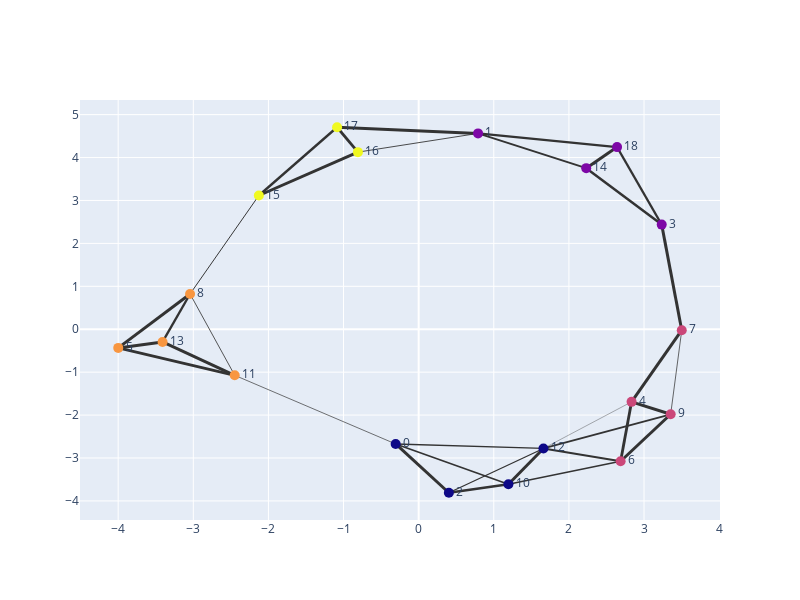

The notebook cell this image was saved under:
### Code cell
edge_traces = []
for e_x in g2.es:
    src = e_x.source
    tgt = e_x.target
    edge_trace_x = go.Scatter(
        x = [coords[src][0], coords[tgt][0]],
        y = [coords[src][1], coords[tgt][1]],
        line=dict(width=e_x["weight"]*3, color="#333"), 
        mode="lines"
    )
    edge_traces.append(edge_trace_x) 

coord_data = np.array(coords)
node_trace = go.Scatter(
    text=[str(x) for x in np.arange(coord_data.shape[0])], 
    customdata=slabels,
    x=coord_data[:,0], y=coord_data[:,1],
    mode="markers+text",
    textposition="middle right",
    hovertemplate='%{customdata}',
    marker=dict(size=10, color=vcs.membership),
    )
fig = go.Figure(data=[*edge_traces, node_trace])
fig.update_layout(showlegend=False, width=800, height=600)
fig.show()

### Figure 1 — Plotly figure (JSON) as saved in the notebook; plotly's stock layout.template omitted (floating-point values rounded to 4 significant figures)
{"data": [{"line": {"color": "#333", "width": 3}, "mode": "lines", "type": "scatter", "x": [-0.3062, 0.402], "y": [-2.673, -3.81]}, {"line": {"color": "#333", "width": 1.674}, "mode": "lines", "type": "scatter", "x": [-0.3062, 1.195], "y": [-2.673, -3.612]}, {"line": {"color": "#333", "width": 0.6855}, "mode": "lines", "type": "scatter", "x": [-0.3062, -2.449], "y": [-2.673, -1.073]}, {"line": {"color": "#333", "width": 1.326}, "mode": "lines", "type": "scatter", "x": [-0.3062, 1.661], "y": [-2.673, -2.778]}, {"line": {"color": "#333", "width": 2.018}, "mode": "lines", "type": "scatter", "x": [0.7907, 2.231], "y": [4.563, 3.753]}, {"line": {"color": "#333", "width": 0.8757}, "mode": "lines", "type": "scatter", "x": [0.7907, -0.8084], "y": [4.563, 4.126]}, {"line": {"color": "#333", "width": 3}, "mode": "lines", "type": "scatter", "x": [0.7907, -1.086], "y": [4.563, 4.706]}, {"line": {"color": "#333", "width": 2.259}, "mode": "lines", "type": "scatter", "x": [0.7907, 2.641], "y": [4.563, 4.244]}, {"line": {"color": "#333", "width": 2.39}, "mode": "lines", "type": "scatter", "x": [0.402, 1.195], "y": [-3.81, -3.612]}, {"line": {"color": "#333", "width": 1.281}, "mode": "lines", "type": "scatter", "x": [0.402, 1.661], "y": [-3.81, -2.778]}, {"line": {"color": "#333", "width": 3}, "mode": "lines", "type": "scatter", "x": [3.235, 3.502], "y": [2.438, -0.02219]}, {"line": {"color": "#333", "width": 2.494}, "mode": "lines", "type": "scatter", "x": [3.235, 2.231], "y": [2.438, 3.753]}, {"line": {"color": "#333", "width": 2.206}, "mode": "lines", "type": "scatter", "x": [3.235, 2.641], "y": [2.438, 4.244]}, {"line": {"color": "#333", "width": 2.855}, "mode": "lines", "type": "scatter", "x": [2.834, 2.688], "y": [-1.692, -3.076]}, {"line": {"color": "#333", "width": 3}, "mode": "lines", "type": "scatter", "x": [2.834, 3.502], "y": [-1.692, -0.02219]}, {"line": {"color": "#333", "width": 3}, "mode": "lines", "type": "scatter", "x": [2.834, 3.355], "y": [-1.692, -1.981]}, {"line": {"color": "#333", "width": 0.3898}, "mode": "lines", "type": "scatter", "x": [2.834, 1.661], "y": [-1.692, -2.778]}, {"line": {"color": "#333", "width": 3}, "mode": "lines", "type": "scatter", "x": [-3.999, -3.043], "y": [-0.435, 0.822]}, {"line": {"color": "#333", "width": 2.728}, "mode": "lines", "type": "scatter", "x": [-3.999, -2.449], "y": [-0.435, -1.073]}, {"line": {"color": "#333", "width": 3}, "mode": "lines", "type": "scatter", "x": [-3.999, -3.409], "y": [-0.435, -0.2961]}, {"line": {"color": "#333", "width": 3}, "mode": "lines", "type": "scatter", "x": [2.688, 3.355], "y": [-3.076, -1.981]}, {"line": {"color": "#333", "width": 1.429}, "mode": "lines", "type": "scatter", "x": [2.688, 1.195], "y": [-3.076, -3.612]}, {"line": {"color": "#333", "width": 2.148}, "mode": "lines", "type": "scatter", "x": [2.688, 1.661], "y": [-3.076, -2.778]}, {"line": {"color": "#333", "width": 0.7419}, "mode": "lines", "type": "scatter", "x": [3.502, 3.355], "y": [-0.02219, -1.981]}, {"line": {"color": "#333", "width": 0.826}, "mode": "lines", "type": "scatter", "x": [-3.043, -2.449], "y": [0.822, -1.073]}, {"line": {"color": "#333", "width": 2.351}, "mode": "lines", "type": "scatter", "x": [-3.043, -3.409], "y": [0.822, -0.2961]}, {"line": {"color": "#333", "width": 0.9783}, "mode": "lines", "type": "scatter", "x": [-3.043, -2.127], "y": [0.822, 3.116]}, {"line": {"color": "#333", "width": 1.788}, "mode": "lines", "type": "scatter", "x": [3.355, 1.661], "y": [-1.981, -2.778]}, {"line": {"color": "#333", "width": 3}, "mode": "lines", "type": "scatter", "x": [1.195, 1.661], "y": [-3.612, -2.778]}, {"line": {"color": "#333", "width": 3}, "mode": "lines", "type": "scatter", "x": [-2.449, -3.409], "y": [-1.073, -0.2961]}, {"line": {"color": "#333", "width": 3}, "mode": "lines", "type": "scatter", "x": [2.231, 2.641], "y": [3.753, 4.244]}, {"line": {"color": "#333", "width": 3}, "mode": "lines", "type": "scatter", "x": [-2.127, -0.8084], "y": [3.116, 4.126]}, {"line": {"color": "#333", "width": 2.327}, "mode": "lines", "type": "scatter", "x": [-2.127, -1.086], "y": [3.116, 4.706]}, {"line": {"color": "#333", "width": 2.727}, "mode": "lines", "type": "scatter", "x": [-0.8084, -1.086], "y": [4.126, 4.706]}, {"customdata": ["0. [06585903]計算形狀細而長的物體的單位。: ", "1. [06585905]計算盒裝香菸包裝成條狀販賣的單位。: 稅帶一<條>菸進來", "2. [06585906]計算地面上長條型的建築物或自然景觀的單位。: 外有一<條>河，很", "3. [06585907]計算流體的單位。: 發現這<條>噴射流", "4. [06585908]計算動物的單位。: 牽著一<條>牛去殺", "5. [06585909]計算男子的單位。: 是83<條>男子漢", "6. [06585910]計算身體部位的單位。: ，把整<條>手臂也", "7. [06585911]計算動物性命的單位。: 貓有九<條>命。", "8. [06585912]計算人的心思意念的單位。: 應該一<條>心，為", "9. [06585915]計算以布為主要材質的衣物的單位。: 爺做一<條>狼皮墊", "10. [06585916]計算船隻的單位。: 腳踏兩<條>船。", "11. [06585919]計算線狀物體的單位。: ，這三<條>線卻因", "12. [06585921]計算顯示在特定平面上的線條或細長的紋路痕跡的單位。: 下畫了<條>粗線。", "13. [06585924]計算行進的路線的單位。: 走那一<條>高速公", "14. [06585925]計算線索的單位。: 拋出幾<條>線索。", "15. [06585928]計算以條列式呈現出的內容的單位。: 內」這<條>規定給", "16. [06585930]計算法規結構分類的單位，在「節」之下、「項」之上。: 批准兩<條>法律以", "17. [06585931]計算短篇文章的單位。: 過26<條>短文，", "18. [06585933]計算歌曲的單位。: "], "hovertemplate": "%{customdata}", "marker": {"color": [0, 1, 0, 1, 2, 3, 2, 2, 3, 2, 0, 3, 0, 3, 1, 4, 4, 4, 1], "size": 10}, "mode": "markers+text", "text": ["0", "1", "2", "3", "4", "5", "6", "7", "8", "9", "10", "11", "12", "13", "14", "15", "16", "17", "18"], "textposition": "middle right", "type": "scatter", "x": [-0.3062, 0.7907, 0.402, 3.235, 2.834, -3.999, 2.688, 3.502, -3.043, 3.355, 1.195, -2.449, 1.661, -3.409, 2.231, -2.127, -0.8084, -1.086, 2.641], "y": [-2.673, 4.563, -3.81, 2.438, -1.692, -0.435, -3.076, -0.02219, 0.822, -1.981, -3.612, -1.073, -2.778, -0.2961, 3.753, 3.116, 4.126, 4.706, 4.244]}], "layout": {"height": 600, "showlegend": false, "width": 800, "xaxis": {"autorange": true, "range": [-4.508, 4.011], "type": "linear"}, "yaxis": {"autorange": true, "range": [-4.444, 5.341], "type": "linear"}}}
